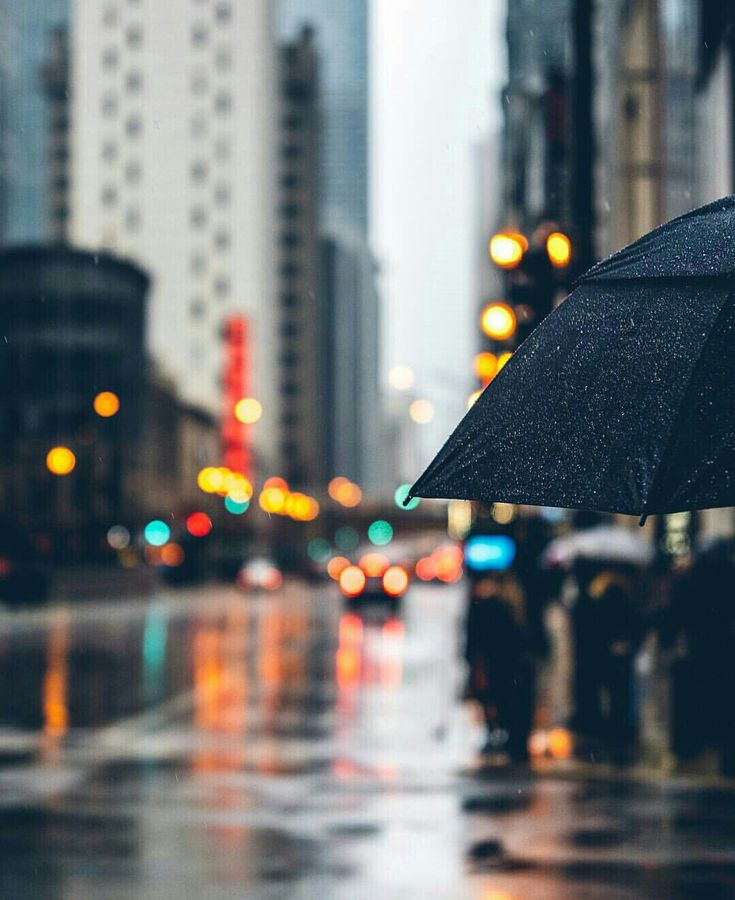
#> input picture bad images/c4240c80d1670617173fa391e8116fe5.jpg, 735 x 900 px, found by its file name
$ jupyter execute 'DIP Try 1.ipynb'
#> lines starting #> are read from the running program, lines starting #| are printed output that depends on the picture; after the words box and inside, x2 and y2 are one past the last pixel; in counts of white or black regions, pixels touching at a corner belong together
## Degraded Images:
### Degradation comes in many forms such as motion blur, noise, and camera misfocus.

# Different image restoration techniques
### 1) Inverse filtering: This technique tries to undo the effects of blur by applying a filter that is the inverse of the blur filter.
### 2) Wiener filtering: This technique is similar to inverse filtering, but it takes into account the noise present in the image.
### 3) Constrained least squares: This technique tries to reconstruct an image by solving an optimization problem that takes into account the degradation of the image and the noise present in the image.
### 4) Total variation regularization : This technique uses the total variation of an image to restore it
### 5) Non-local Means filtering: This technique uses a weighted average of the pixels in the image to restore it.

[cell 1]
import cv2
import numpy as np
import matplotlib.pyplot as plt

## 1)Trying Inverse Filtering

[cell 2]
#import image as grayscale 0
img1= cv2.imread('C:\\Users\\Muhammad Zaid\\OneDrive\\Desktop\\bad images/c4240c80d1670617173fa391e8116fe5.jpg',0)
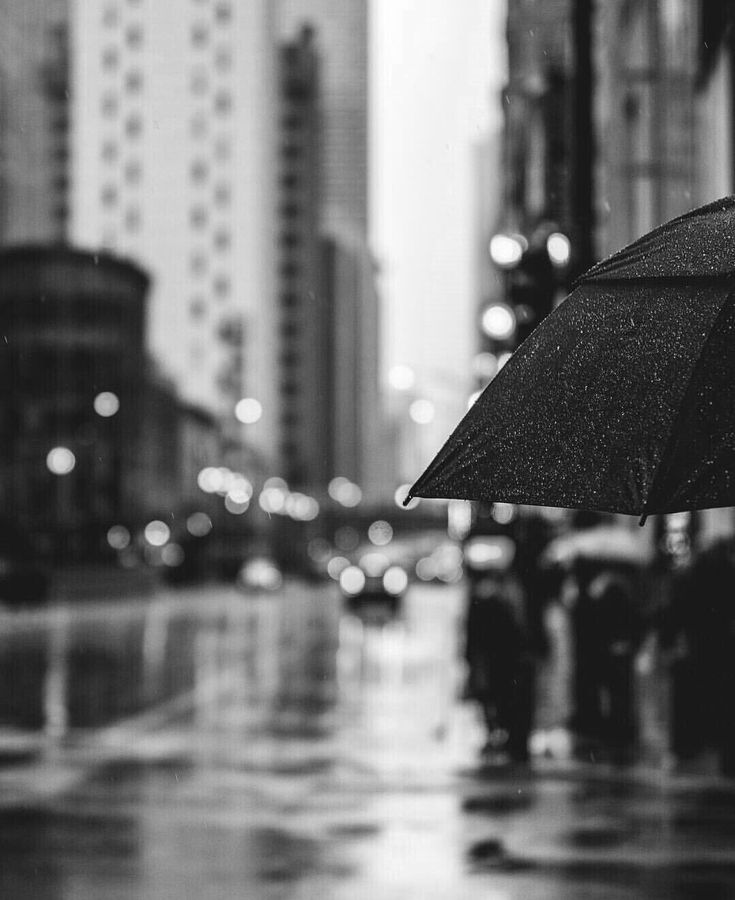
#> img1: shape (900, 735); min 0, max 255, mean 112.8

#displaying the image
plt.imshow(img1)

#converting the image to an array
img1= np.float32(img1)

[cell 3]
img1

[cell 4]
#Fourier Transformation of the image
f= np.fft.fft2(img1)
f

[cell 5]
rows, cols= img1.shape
#> rows = 900; cols = 735
center= (cols/2, rows/2)
#> center = (367.5, 450)

#defining radius
# this value needs to be altered accoring to image
r= 650

#creating a binary image of the same size as the input image, with all pixels set to 0
filter= np.zeros((rows, cols))

for i in range(rows):
    for j in range(cols):
        # IF the distance of the current pixel from the center of the image is less than or equal to the radius 'r'
        if (i-center[1])**2 + (j-center[0])**2 <= r**2:
            #print("true")
            filter[i, j]= 1
#> filter: shape (900, 735) float64; every value is 1

[cell 6]
#point-wise multiplication
f_filtered= f * filter
f_filtered

[cell 7]
#converting image back
img_filtered= np.fft.ifft2(f_filtered)
img_filtered= np.abs(img_filtered)
print(img_filtered)
#> (printed output is left out)

img_filtered = np.uint8(img_filtered)
#displaying the image
plt.imshow(img_filtered)

#saving image
cv2.imwrite('C:\\Users\\Muhammad Zaid\\OneDrive\\Desktop\\inverse_filtered_image.jpg', img_filtered)
#> Out = True

## 2) Wiener filtering

[cell 8]
import scipy.signal

[cell 9]
#import image as grayscale 0
img1= cv2.imread('C:\\Users\\Muhammad Zaid\\OneDrive\\Desktop\\bad images/c4240c80d1670617173fa391e8116fe5.jpg',0)

#displaying the image
plt.imshow(img1)

#Fourier Transform of the image
f= np.fft.fft2(img1)

[cell 10]
#the power spectrum of the image
PS= np.abs(f)**2
PS

[cell 11]
# Noise level can be calculated by average of the power spectrum, and subtracting it from the average of the original image.
noise_level = np.mean(img1) - np.mean(PS)
#> noise_level = -1.17e+10

#Calculating the the Wiener filter
H = np.conj(f) / (PS + noise_level)

[cell 12]
#Multiply the Fourier Transform of the image by the Wiener filter
f_filtered = f * H

#Inverse of the Fourier Transformation to get the filtered image
img_filtered = np.fft.ifft2(f_filtered)

[cell 13]
img_filtered = np.abs(img_filtered)
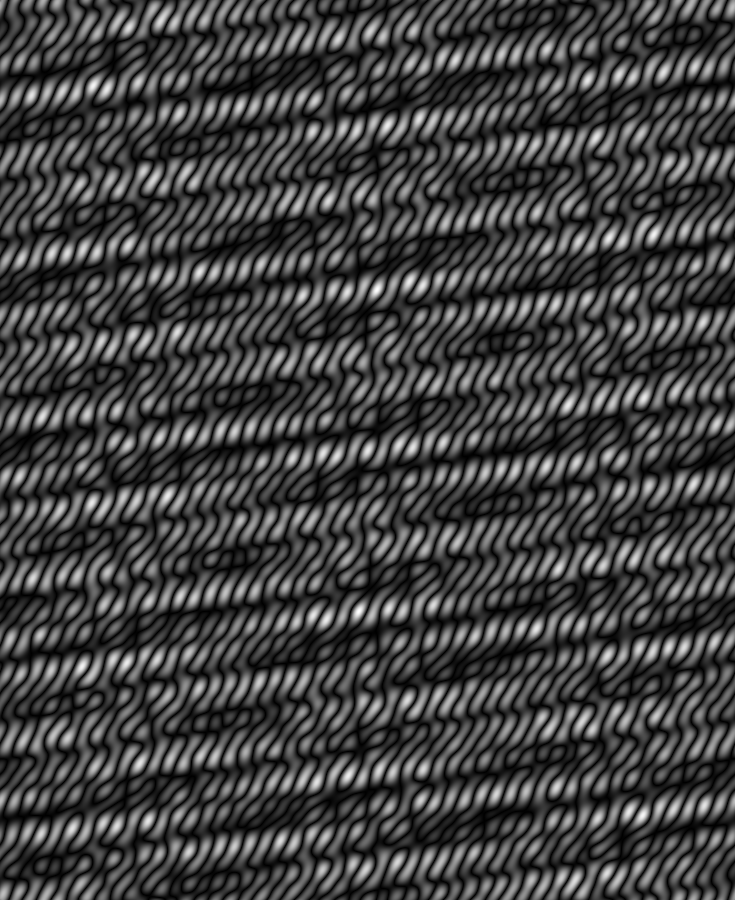
#> img_filtered: shape (900, 735) float64; min 4.22e-09, max 0.0177, mean 0.00461; drawn with min black and max white
img_filtered = np.uint8(img_filtered)
#> img_filtered: shape (900, 735); every value is 0

plt.imshow(img_filtered)

[cell 14]
# trying in built function

from scipy.signal import wiener

img= cv2.imread('C:\\Users\\Muhammad Zaid\\OneDrive\\Desktop\\bad images/c4240c80d1670617173fa391e8116fe5.jpg',0)

# Define noise level
noise_level= 650

# Apply Wiener filter
filtered_img = wiener(img, noise_level)
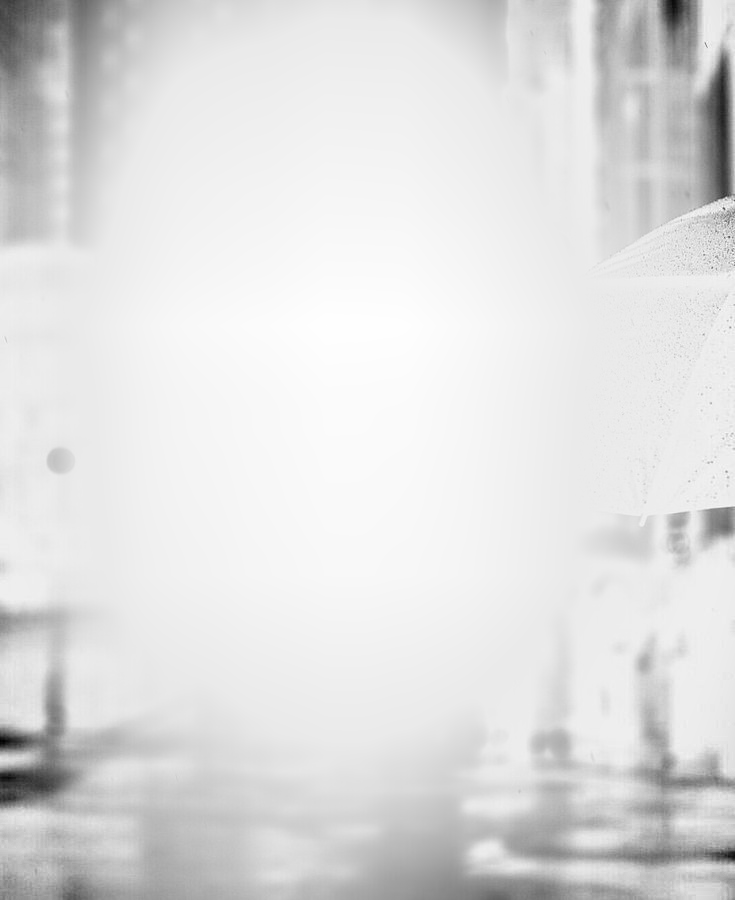
#> filtered_img: shape (900, 735) float64; min -401.8, max 120.1, mean 55.8; drawn with min black and max white
plt.imshow(filtered_img)

[cell 15]
cv2.imwrite('C:\\Users\\Muhammad Zaid\\OneDrive\\Desktop\\inverse_filtered_image.jpg', filtered_img)
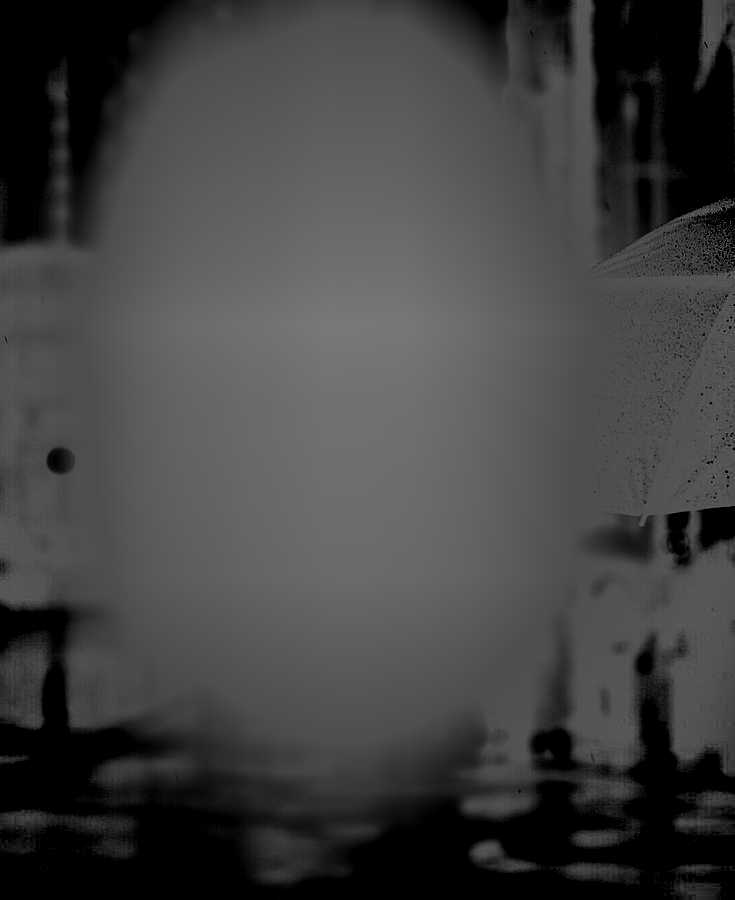
#> saved as inverse_filtered_image.jpg: shape (900, 735); min 0, max 120, mean 65.6
#> Out = True

$ run again, with bad images/00053_PSISDG11137_111370W_page_5_1.jpg copied over bad images/c4240c80d1670617173fa391e8116fe5.jpg
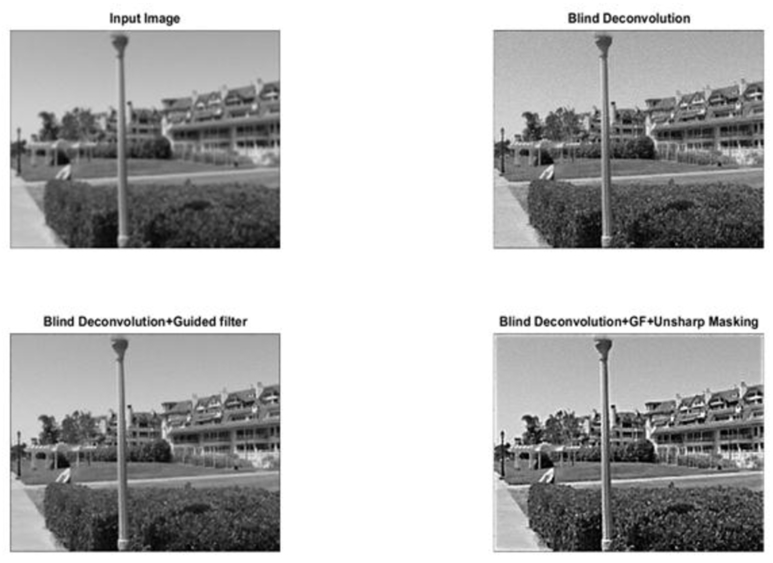
#> input picture bad images/00053_PSISDG11137_111370W_page_5_1.jpg, 773 x 563 px, found by its file name
#> img1 is the input picture: shape (563, 773); min 0, max 255, mean 183.3
#> (printed output is left out)
#> `cv2.imwrite('C:\\Users\\Muhammad Zaid\\OneDrive\\Desktop\\inverse_filt..`: Out = True
#> noise_level = -1.71e+10
#> `filtered_img = wiener(img, noise_level)`:
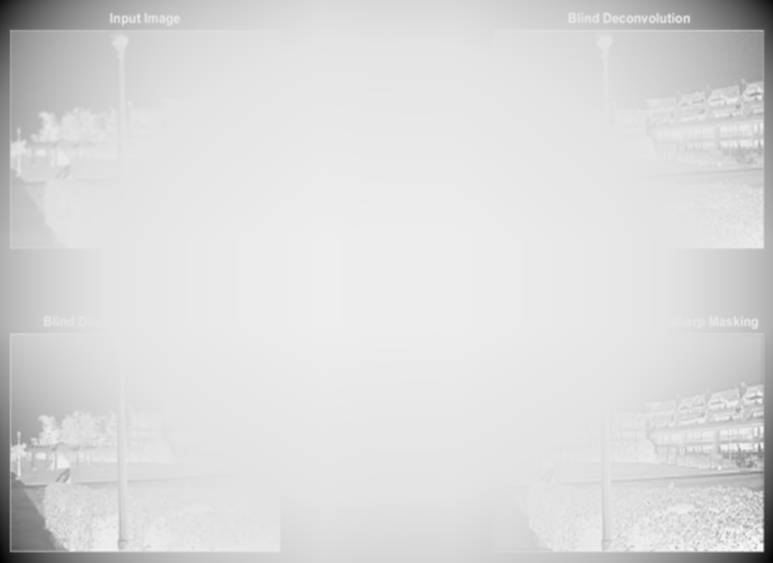
#> filtered_img: shape (563, 773) float64; min -1093.6, max 251.7, mean 58.8; drawn with min black and max white
#> `cv2.imwrite('C:\\Users\\Muhammad Zaid\\OneDrive\\Desktop\\inverse_filt..`:
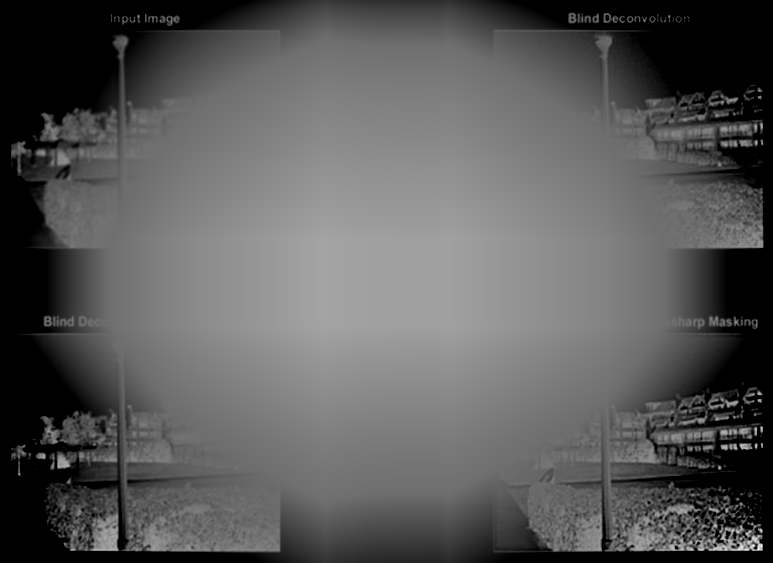
#> saved as inverse_filtered_image.jpg: shape (563, 773); min 0, max 252, mean 89.9
#> `cv2.imwrite('C:\\Users\\Muhammad Zaid\\OneDrive\\Desktop\\inverse_filt..`: Out = True

$ run again, with bad images/3750ddf0-0f6a-11ed-b164-ac38016725f8.jpg copied over bad images/c4240c80d1670617173fa391e8116fe5.jpg
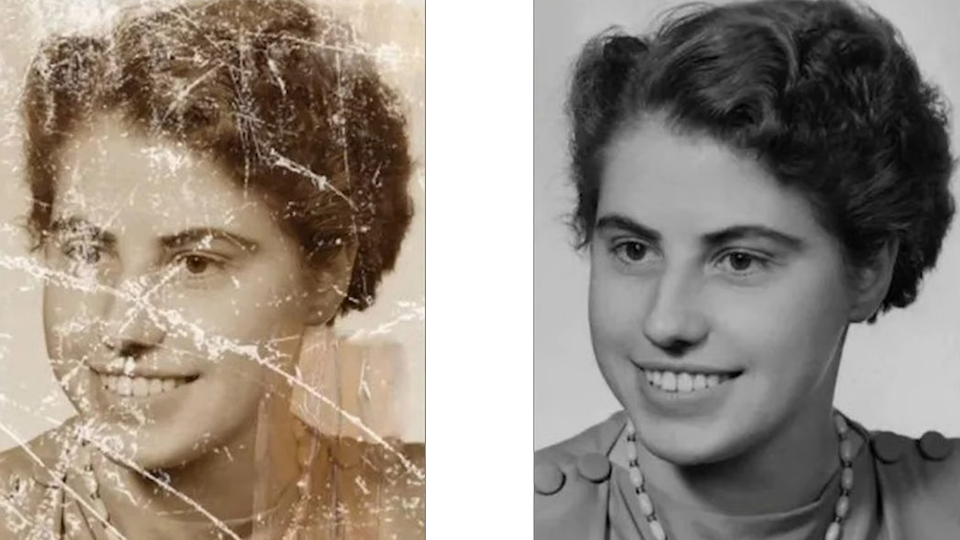
#> input picture bad images/3750ddf0-0f6a-11ed-b164-ac38016725f8.jpg, 1920 x 1080 px, found by its file name (shown at 1/2 size)
#> after the loop `for i in range(rows):`:
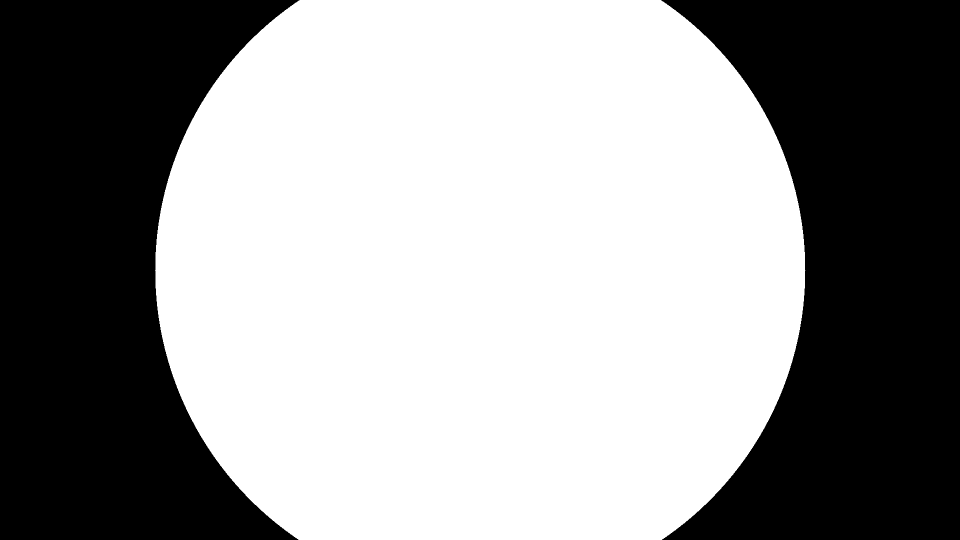
#> filter: shape (1080, 1920) float64 (shown at 1/2 size); values 0 (black) and 1 (white), 58.8% white; 2 black regions, box (x1, y1, x2, y2) and area: (0, 0, 599, 1080) 427713, (1322, 0, 1920, 1080) 426633
#> (printed output is left out)
#> `cv2.imwrite('C:\\Users\\Muhammad Zaid\\OneDrive\\Desktop\\inverse_filt..`: Out = True
#> noise_level = -5.13e+10
#> `cv2.imwrite('C:\\Users\\Muhammad Zaid\\OneDrive\\Desktop\\inverse_filt..`:
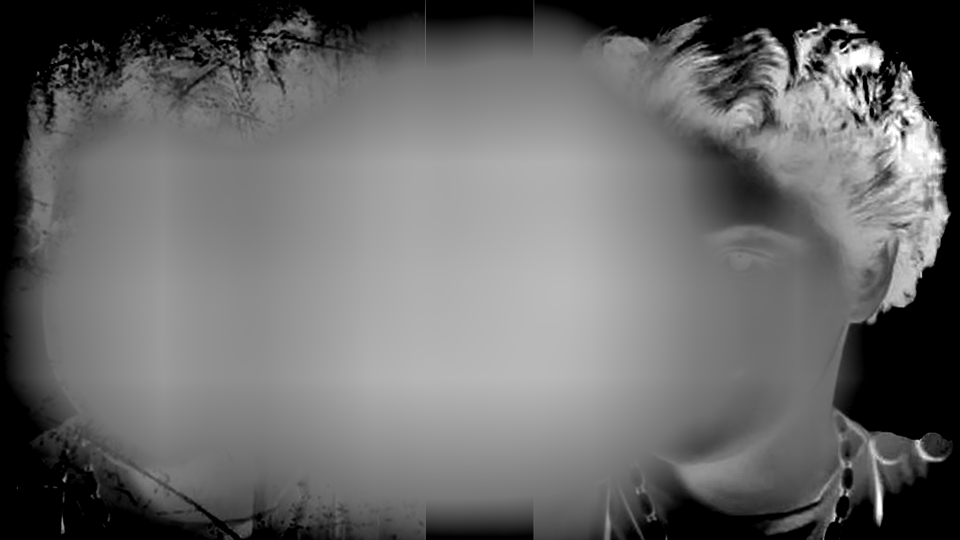
#> saved as inverse_filtered_image.jpg: shape (1080, 1920) (shown at 1/2 size); min 0, max 255, mean 104.4
#> `cv2.imwrite('C:\\Users\\Muhammad Zaid\\OneDrive\\Desktop\\inverse_filt..`: Out = True

$ run again, with bad images/damagedPhoto1.jpg copied over bad images/c4240c80d1670617173fa391e8116fe5.jpg
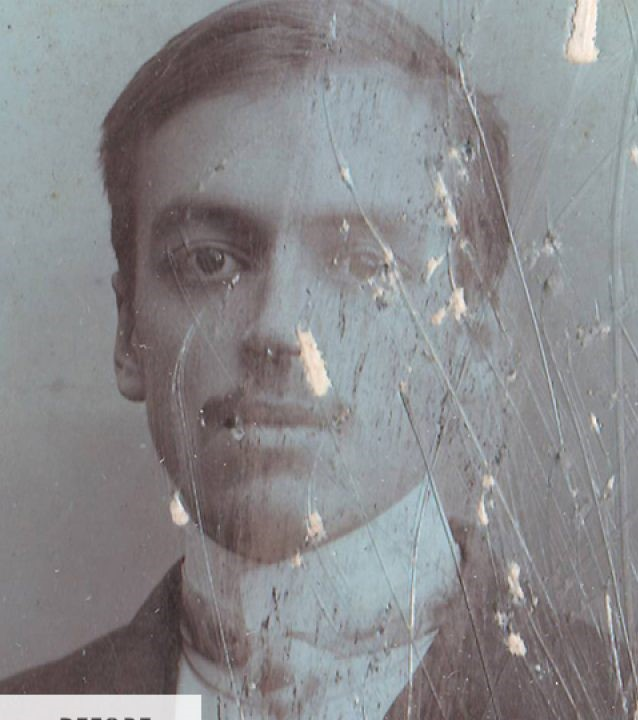
#> input picture bad images/damagedPhoto1.jpg, 638 x 720 px, found by its file name
#> (printed output is left out)
#> `cv2.imwrite('C:\\Users\\Muhammad Zaid\\OneDrive\\Desktop\\inverse_filt..`: Out = True
#> noise_level = -9.13e+09
#> `filtered_img = wiener(img, noise_level)`:
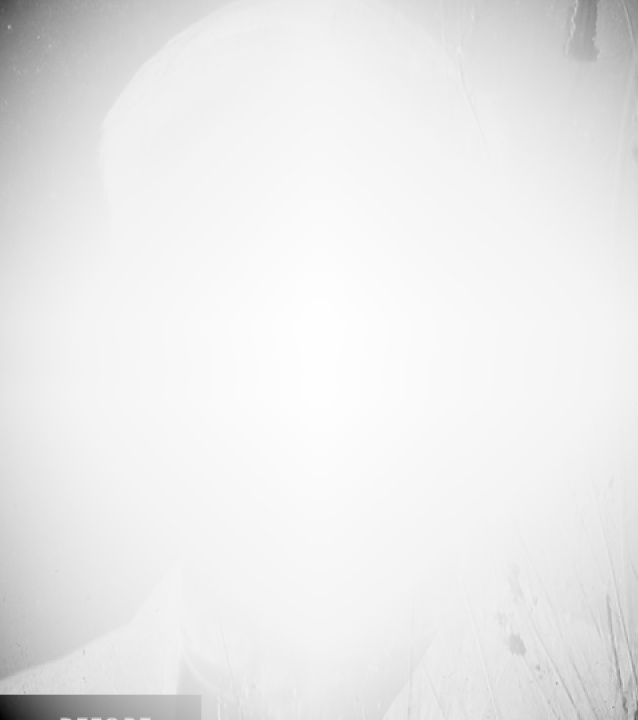
#> filtered_img: shape (720, 638) float64; min -1126.6, max 136, mean 35.1; drawn with min black and max white
#> `cv2.imwrite('C:\\Users\\Muhammad Zaid\\OneDrive\\Desktop\\inverse_filt..`:
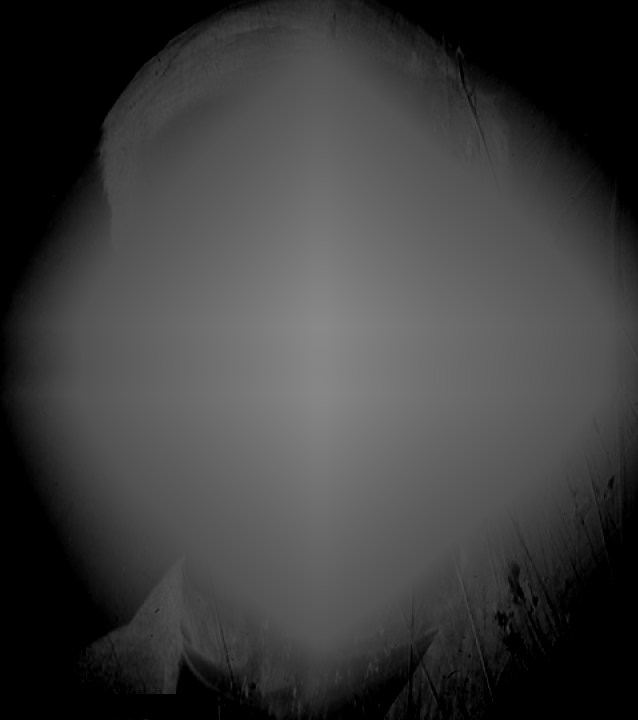
#> saved as inverse_filtered_image.jpg: shape (720, 638); min 0, max 136, mean 60.7
#> `cv2.imwrite('C:\\Users\\Muhammad Zaid\\OneDrive\\Desktop\\inverse_filt..`: Out = True
